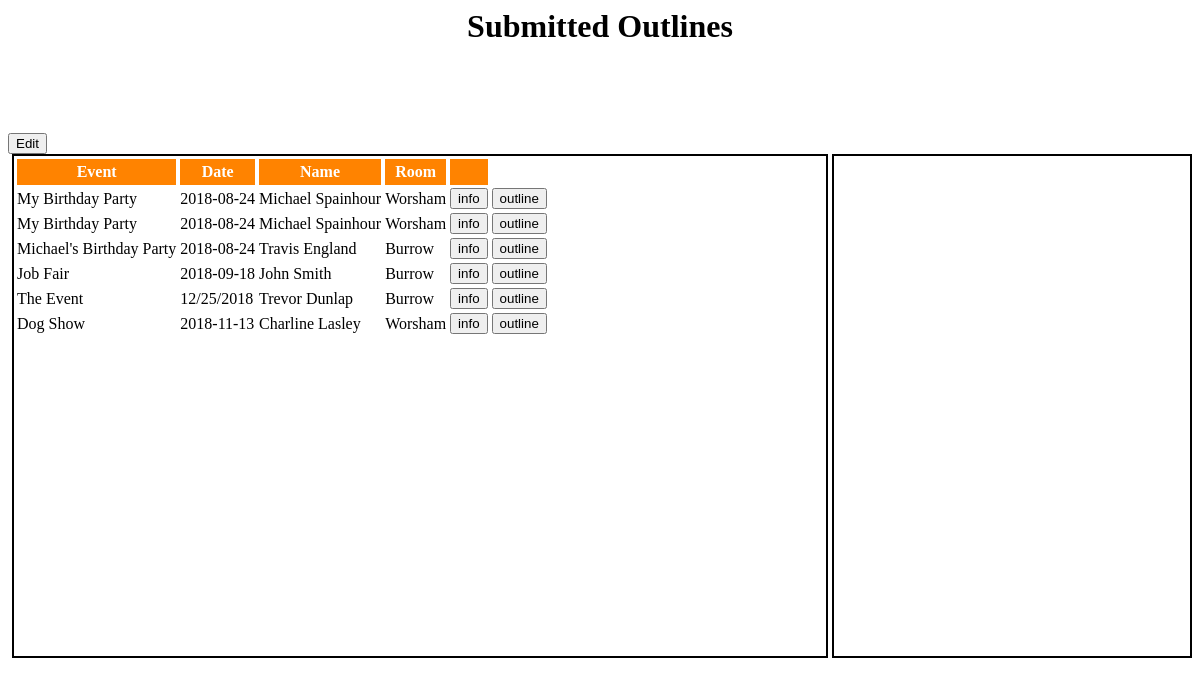
The page /admin on the database its author committed.
### tables this page shows
CREATE TABLE `users` (
	`firstname`	TEXT NOT NULL,
	`lastname`	TEXT NOT NULL,
	`phone`	TEXT NOT NULL,
	`email`	TEXT NOT NULL,
	`event`	TEXT NOT NULL,
	`eventdate`	TEXT NOT NULL,
	`starttime`	TEXT NOT NULL,
	`endtime`	TEXT NOT NULL,
	`room`	TEXT NOT NULL,
	`comments`	TEXT
);

### setup.py (the view)
@app.route('/admin')
def adminPage():
    c = sqlite3.connect('users.db')
    cur = c.cursor()
    cur.execute("SELECT DISTINCT * FROM users")
    users = cur.fetchall()
    return render_template('adminPage.html', users=users)

### templates/adminPage.html (shortened to what this page needs)
<html>
  <link rel="stylesheet" href="{{ url_for('static', filename='css/admin.css') }}">
  <head>
    <div id="header">
      <h1>Submitted Outlines</h1>
    </div>
  </head>
  <body>
    <button class="show_hide" id="edit" onclick="show_hide()">Edit</button>
    <div id="container">
      <div id="space">
      </div>
      <div id="canvas">
        <table>
          <thead class="header">
            <div id="header_div">
            <tr>
              <th>Event</th>
              <th>Date</th>
              <th>Name</th>
              <th>Room</th>
              <th></th>
            </tr>
            </div>
          </thead>
          <div id="user_info_div">
          {% for user in users %}
          <tr id="user_info">
            <td>{{ user[4] }}</td>
            <td>{{ user[5] }}</td>
            <td>{{ user[0] }} {{ user[1] }}</td>
            <td>{{ user[8] }}</td>
            <td><input id="button" type="button" name="submit" value="info" onclick="displayInfo('{{user[0]}}', '{{user[1]}}', '{{user[2]}}', '{{user[3]}}', '{{user[4]}}', '{{user[5]}}', '{{user[6]}}', '{{user[7]}}', '{{user[8]}}', '{{user[9]}}')"/></td>
            <td><input id="button_show_outline" type="button" name="submit" value="outline" onclick="show_outline()"/></td>
          </tr>
          {% endfor %}
          </div>
        </table>
      </div>
      <div id="space">
      </div>
      <div id="informationDiv">
      </div>
    </div>
  </body>
</html>

### static/css/admin.css (style rules this page uses)
#header { background-position: center; font-stretch: expanded; height: 125px; text-align: center; }
#edit { display: inline; }
#container { display: flex; }
#canvas { height:500; border-width:2px; border-style:solid; border-color:black; flex-grow: 1; overflow: scroll; }
#informationDiv { height: 500; border-width:2px; border-style: solid; border-color: black; flex-grow: 1; overflow: scroll; }
#space { width:4; }
thead.header tr { width: 100%; }
thead.header th { background: #FF8300; color: white; border-left: 1px solid; border-right: 1px solid; border-top: 1px solid; padding: 4px 3px; }

### rows shown on the page
users: event "The Event", eventdate "12/25/2018", firstname "Trevor", lastname "Dunlap", room "Burrow"

### other values the page prints
{{ user[4] }} "My Birthday Party" "My Birthday Party" "Michael's Birthday Party" "Job Fair" "Dog Show"
{{ user[5] }} "2018-08-24" "2018-08-24" "2018-08-24" "2018-09-18" "2018-11-13"
{{ user[0] }} "Michael" "Michael" "Travis" "John" "Charline"
{{ user[1] }} "Spainhour" "Spainhour" "England" "Smith" "Lasley"
{{ user[8] }} "Worsham" "Worsham" "Burrow" "Burrow" "Worsham"
